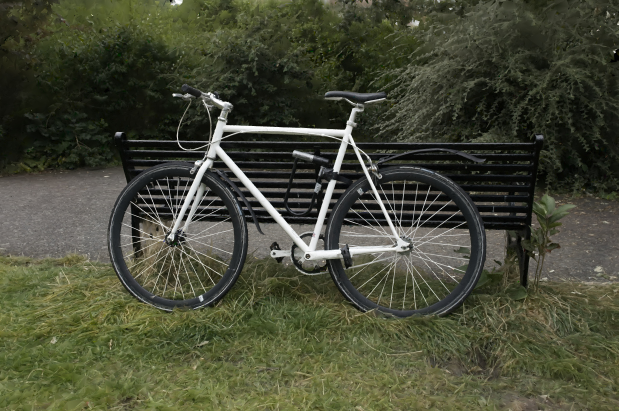
#> input picture paper/figures/qual-src/bicycle-_DSC8727-FP32.jpg, 1237 x 822 px, given in place of bicycle-_DSC8727-gt.jpg, which was not available (shown at 1/2 size)
$ python make_fig_qual_err_v2.py
#> lines starting #> are read from the running program, lines starting #| are printed output that depends on the picture
"""make_fig_qual_err_v2.py (2026-11-20): fig_qual_error_v2 -- test views and error maps at the same file size on four scenes that the paper does not
show: bicycle and truck (about 10 MB), drjohnson (about 15 MB), chair (about 2.5 MB; the view is cropped to the object and padded with black).
Sizes: result rows of batch36 / batch46 / batch31; FP32 of chair = 219,507 vertices x 208 bytes + 820,226 faces x 12 bytes.  PSNR: qual-src/*-psnr.txt.  Per scene two rows: the renders, and |render - ground truth| (mean over RGB, x4).  Columns: ground truth, MeshSplatting FP32,
MeshSplatting-cap + TFAN, collapse after training + BM-Codec, ByteMesh.  Sizes and whole-view PSNR as in make_fig_qual_v4.py.  Run from the repository root."""
import numpy as np
from PIL import Image
import matplotlib; matplotlib.use('Agg')
import matplotlib.pyplot as plt
SC = [('bicycle', '_DSC8727', dict(FP32=680, TFAN=10.2, SIMP=10.6, OURS=9.8), dict(FP32=23.29, TFAN=21.15, SIMP=21.37, OURS=22.68), None, 0),
      ('truck', '000049', dict(FP32=432, TFAN=9.2, SIMP=9.1, OURS=9.9), dict(FP32=23.75, TFAN=21.42, SIMP=22.54, OURS=23.52), None, 0),
      ('drjohnson', 'IMG_6552', dict(FP32=778, TFAN=15.4, SIMP=15.4, OURS=14.9), dict(FP32=29.65, TFAN=27.74, SIMP=27.07, OURS=29.07), None, 0),
      ('chair', 'r_143', dict(FP32=55.5, TFAN=2.56, SIMP=2.55, OURS=2.51), dict(FP32=30.14, TFAN=28.90, SIMP=27.13, OURS=30.11), (60, 780, 49, 769), 108)]
COLS = [('gt', 'Ground truth'), ('FP32', 'MeshSplatting\nFP32'), ('TFAN', 'MeshSplatting-cap\n+ TFAN'), ('SIMP', 'Collapse after\ntraining + BM-Codec'), ('OURS', 'ByteMesh\n(ours)')]
W = 7.1; cw = W / 5; gap = 0.02; raw = lambda s, v, k: np.asarray(Image.open('paper/figures/qual-src/%s-%s-%s.jpg' % (s, v, k)).convert('RGB'), np.float32) / 255
def load(s, v, k, crop, pad):
    a = raw(s, v, k)
    if crop: a = a[crop[0]:crop[1], crop[2]:crop[3]]
    if pad: z = np.zeros((a.shape[0], pad, 3), np.float32); a = np.concatenate([z, a, z], 1)
    return a
ims = {(s, k): load(s, v, k, crop, pad) for s, v, _, _, crop, pad in SC for k, _ in COLS}; hs = [cw * ims[(s, 'gt')].shape[0] / ims[(s, 'gt')].shape[1] for s, *_ in SC]
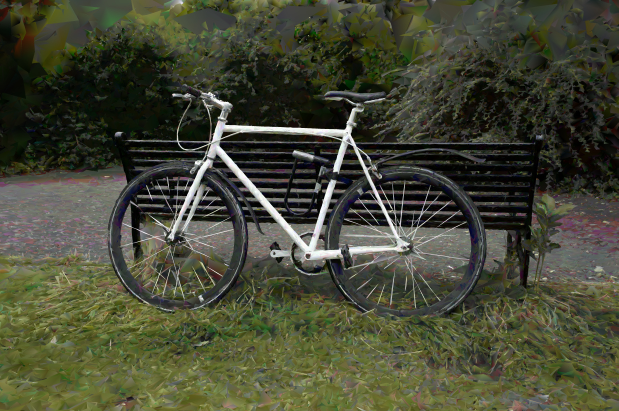
#> input picture paper/figures/qual-src/bicycle-_DSC8727-TFAN.jpg, 1237 x 822 px, found by its file name (shown at 1/2 size)
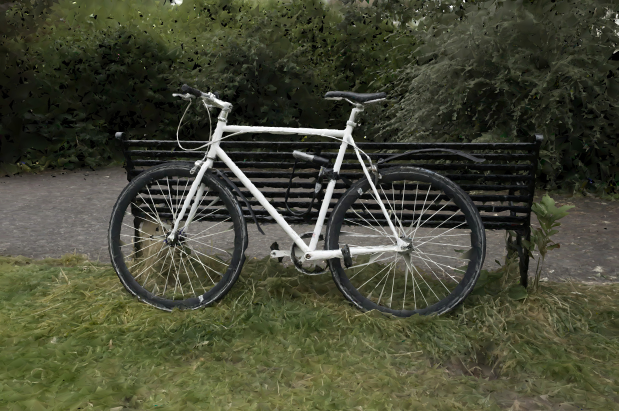
#> input picture paper/figures/qual-src/bicycle-_DSC8727-SIMP.jpg, 1237 x 822 px, found by its file name (shown at 1/2 size)
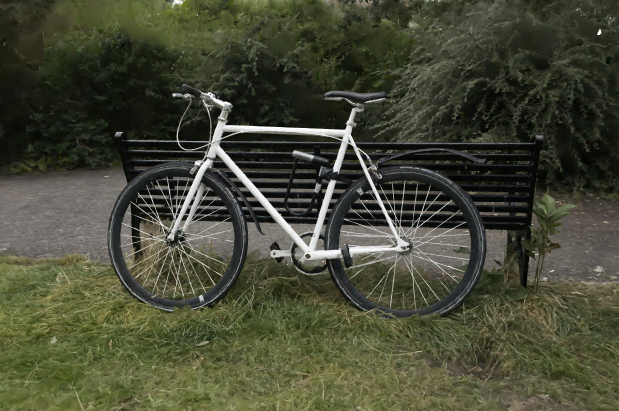
#> input picture paper/figures/qual-src/bicycle-_DSC8727-OURS.jpg, 1237 x 822 px, found by its file name (shown at 1/2 size)
#> (the run stopped early here; a loop or call above may not have finished)
